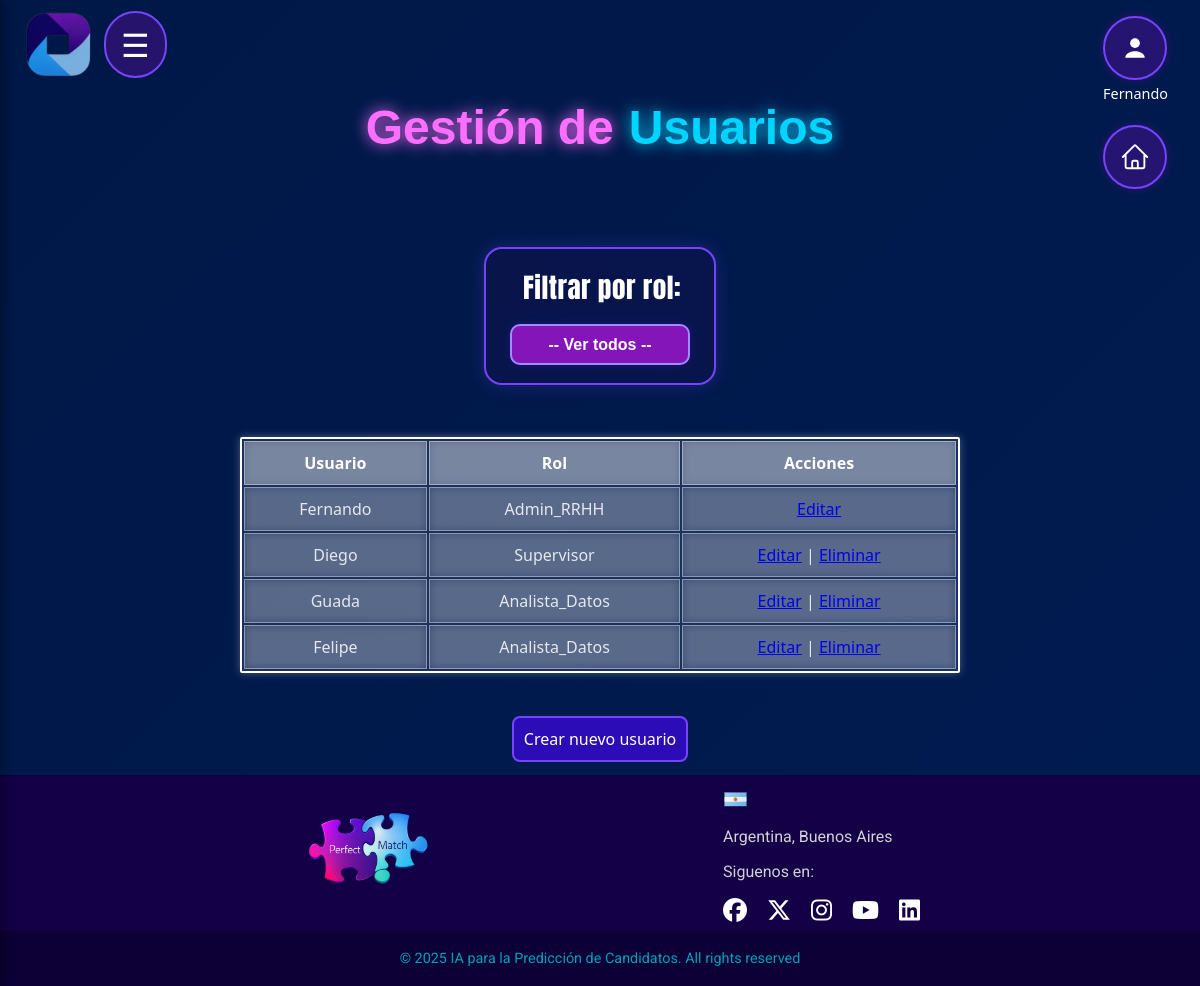
The app's page /gestionar_usuarios (signed in), older data.
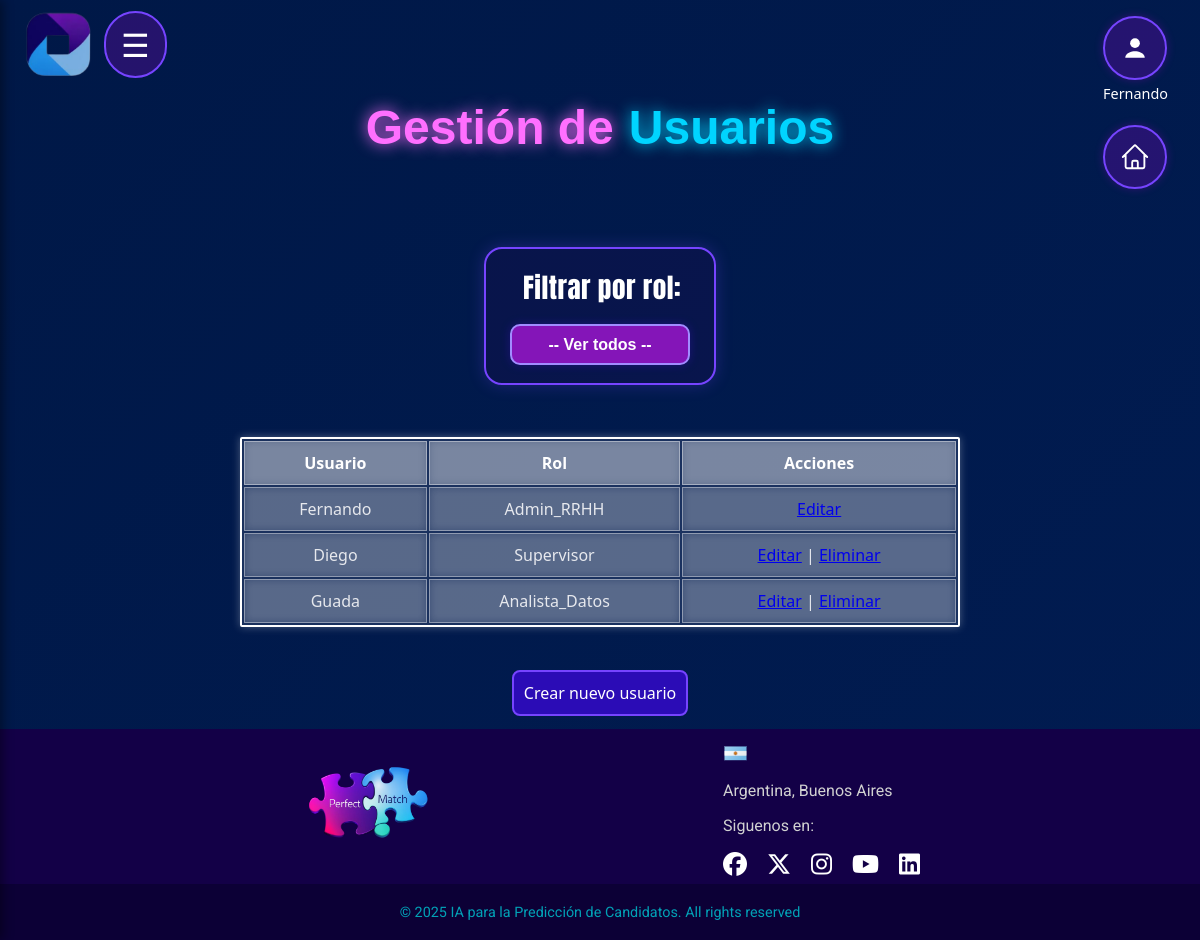
The same page, newer data.
### app.py (models this page shows)
class Usuario(db.Model):
    __tablename__ = 'usuario'
    id = db.Column(db.Integer, primary_key=True)
    username = db.Column(db.String(100), nullable=False, unique=True)
    password = db.Column(db.String(100), nullable=False)
    type = db.Column(db.String(50), nullable=False)

### app.py (the view)
@app.route('/gestionar_usuarios', methods=['GET', 'POST'])
@login_required(roles=["Admin_RRHH"])
def gestionar_usuarios():
    filtro = request.args.get('rol')
    if filtro:
        usuarios = Usuario.query.filter(Usuario.type == filtro).all()
    else:
        usuarios = Usuario.query.all()
    return render_template('gestionarUsuarios.html', usuarios=usuarios, filtro=filtro)

### app.py (called while the page is built)
def login_required(roles=None):
    def decorator(f):
        @wraps(f)
        def wrapped(*args, **kwargs):
            if 'username' not in session:
                return redirect(url_for('login'))
            if roles and session.get('type') not in roles:
                return "Acceso no autorizado"
            return f(*args, **kwargs)
        return wrapped
    return decorator

### templates/gestionarUsuarios.html (shortened to what this page needs)
<!DOCTYPE html>
<html lang="es">
<head>
  <link rel="stylesheet" href="{{ url_for('static', filename='gestionarUsuarios.css') }}">
  <link rel="stylesheet" href="https://cdnjs.cloudflare.com/ajax/libs/font-awesome/6.5.0/css/all.min.css">
  <link rel="stylesheet" href="{{ url_for('static', filename='css/header_general.css') }}">
  <link rel="stylesheet" href="{{ url_for('static', filename='css/menu.css') }}">
  <link rel="stylesheet" href="{{ url_for('static', filename='css/footer.css') }}">
  <link rel="stylesheet" href="{{ url_for('static', filename='css/fragments/particles.css') }}">
  <link rel="stylesheet" href="{{ url_for('static', filename='css/fragments/titles.css') }}">
</head>
<body>
  {% include "fragments/particles.html" %}
  {% include "layout/header_general.html" %}
  {% include "layout/menu.html" %}
  <h1><p class="title-perfect-violet">Gestión de </p><p class="title-match-blue">Usuarios</p></h1>
  <form method="GET" action="{{ url_for('gestionar_usuarios') }}">
    <label class="filtro-label">Filtrar por rol:</label>
    <select name="rol" class="custom-select" onchange="this.form.submit()">
      <option value="">-- Ver todos --</option>
    </select>
  </form>
  <table>
    <thead>
      <tr>
        <th>Usuario</th>
        <th>Rol</th>
        <th>Acciones</th>
      </tr>
    </thead>
    <tbody>
      {% for u in usuarios %}
      <tr>
        <td>{{ u.username }}</td>
        <td>{{ u.type }}</td>
        <td>
          <a href="{{ url_for('editar_usuario', id=u.id, type=u.type) }}"> Editar</a>
          {% if u.type != "Admin_RRHH" %}
          | <a href="{{ url_for('eliminar_usuario', id=u.id) }}"
            onclick="return confirm('¿Eliminar usuario?')">Eliminar</a>
          {% endif %}
        </td>
      </tr>
      {% endfor %}
    </tbody>
  </table>
  <div class="submenu">
    <a href="{{ url_for('crear_usuario') }}">Crear nuevo usuario</a>
  </div>
  {% include "layout/footer.html" %}
</body>
</html>

### templates/fragments/particles.html (shortened to what this page needs)
    <div class="particles">
    </div>

### templates/layout/header_general.html (shortened to what this page needs)
<header>
    <div>
        <img class="logo" src="{{ url_for('static', filename='images/logoApptitudAI.png') }}" alt="Logo de ApptitudAI">
    </div>
    <div class="user-menu-wrapper">
        <label for="user-toggle" class="user-main">
            <div class="user-button">
                <svg viewBox="0 0 16 16" xmlns="http://www.w3.org/2000/svg" width="26" height="26">
                    <circle cx="8" cy="5" r="3" fill="#ffffff" />
                    <path d="M2 14c0-3 4-4 6-4s6 1 6 4" fill="#ffffff" />
                </svg>
            </div>
            <div class="user-name">
                <p style="color: white; margin: 4px 0 0 0; font-size: 0.9rem;">{{ session.get('username') }}</p>
            </div>
        </label>
        {% if show_home_icon is not defined or show_home_icon %}
        <a href="{{ url_for('predecir') }}" class="user-main" title="Volver al inicio" style="margin-left: 18px; margin-top: 0;">
            <div class="user-button">
            </div>
        </a>
        {% endif %}
    </div>
</header>

### templates/layout/menu.html (shortened to what this page needs)
<label for="menu-toggle" class="menu-icon">&#9776;</label>

### templates/layout/footer.html
<footer class="footer">
    <div class="footer-content">
        <div class="footer-logo">
            <img src="{{ url_for('static', filename='images/logoPerfectMatch.png') }}" alt="PF Image">
        </div>
        <div class="footer-contacts">
            <div class="footer-country">
                <div class="address">
                    <img src="{{ url_for('static', filename='images/ArgentinaS.png') }}" alt="Argentina Flag">
                    <p>Argentina, Buenos Aires</p>
                    <p>Siguenos en:</p>
                    <div class="social-media">
                        <a href="#"><i class="fa-brands fa-facebook"></i></a>
                        <a href="#"><i class="fa-brands fa-x-twitter"></i></a>
                        <a href="#"><i class="fa-brands fa-instagram"></i></a>
                        <a href="#"><i class="fa-brands fa-youtube"></i></a>
                        <a href="#"><i class="fa-brands fa-linkedin"></i></a>
                    </div>
                </div>
            </div>
        </div>
    </div>
    <div class="footer-bottom">
        <p>© 2025 IA para la Predicción de Candidatos. All rights reserved</p>
    </div>
</footer>

### static/gestionarUsuarios.css (style rules this page uses)
html { background: #5A189A; }
body { display: flex; flex-direction: column; justify-content: center; align-items: center; min-height: 100vh; margin: 0; padding: 0; font-family: 'Segoe UI', sans-serif; background: linear-gradient(135deg, #001847, #011d55, #2a0047, #390061); background-size: 400% 400%; animation: gradient 15s ease infinite; }
h1 { font-family: "Erica One", sans-serif; font-size: 3rem; width: fit-content; text-align: center; border-radius: 32px; border: none; color: #fefefe; text-shadow: -3px 3px 0px #49007e, 3px -3px 0px #2f00d9; transition: all 0.3s ease-in-out; min-width: 100%; display: flex; align-items: center; justify-content: center; gap: 15px; margin-top: 5rem; padding: 0; position: relative; }
form { animation: elevar 2s ease-out forwards; margin: 2.5rem auto 2rem auto; padding: 18px 24px; border-radius: 18px; max-width: 340px; background: rgba(44,0,80,0.18); border: 2px solid #7644ff; box-shadow: 0 0 16px #7644ff44; text-align: center; }
.filtro-label { font-family: 'Space Grotesk', sans-serif; font-size: 1.2rem; color: #a259ff; margin-bottom: 8px; display: block; font-weight: 600; letter-spacing: 0.5px; }
.custom-select { background-color: #3815b8; color: #fff; border: 2px solid #a18cff; border-radius: 10px; padding: 10px 15px; font-size: 1rem; margin-top: 8px; margin-bottom: 0; appearance: none; -webkit-appearance: none; -moz-appearance: none; cursor: pointer; text-align: center; text-align-last: center; box-shadow: 0 0 10px rgba(56, 21, 184, 0.4); transition: background-color 0.3s, box-shadow 0.3s; }
.custom-select option { background-color: #3815b8; color: #fff; text-align: center; }
input, select, button { text-decoration: none; color: rgba(255, 255, 255, 0.8); font-size: 1.2rem; font-weight: bold; margin: 10px auto; padding: 12px 14px; border-radius: 8px; background-color: rgba(255, 255, 255, 0.2); border: none; transition: all 0.3s ease-in-out; width: 180px; }
.filtro-label { display: block; font-family: 'Anton', sans-serif; font-size: 1.7rem; font-weight: 500; color: #ffffff; margin-bottom: 0.5rem; padding-left: 4px; transition: color 0.3s ease; }
.custom-select { background-color: #8415b8; color: white; border: 2px solid #a18cff; border-radius: 10px; padding: 10px 15px; font-size: 1rem; appearance: none; -webkit-appearance: none; -moz-appearance: none; cursor: pointer; text-align: center; text-align-last: center; box-shadow: 0 0 10px rgba(56, 21, 184, 0.4); transition: background-color 0.3s ease, box-shadow 0.3s ease; }
.custom-select option { background-color: #3815b8; color: white; text-align: center; }
table { max-width: 60%; width: 100%; border-collapse: separate; background-color: rgba(255, 255, 255, 0.1); color: rgba(255, 255, 255, 0.85); border-radius: 2px; border: 2px solid #fff; box-shadow: 0 0 8px rgba(255, 255, 255, 0.3); transition: all 0.3s ease-in-out; animation: elevar 2s ease-out forwards; margin-bottom: 30px; margin-left: auto; margin-right: auto; margin-top: 20px; }
table th, table td { padding: 10px 14px; text-align: center; border: 1px solid rgba(255, 255, 255, 0.4); backdrop-filter: blur(4px); }
table th { background-color: rgba(255, 255, 255, 0.2); color: #fff; font-weight: bold; }
table tr:nth-child(even), table tr:nth-child(odd) { background-color: rgba(255, 255, 255, 0.1); }

### static/css/header_general.css (style rules this page uses)
header { display: flex; flex-wrap: nowrap; align-items: center; justify-content: space-between; width: 100%; box-sizing: border-box; top: 0; z-index: 10; position: absolute; padding: 10px 20px; background-color: transparent; }
.logo { margin-left: 5px; max-height: 70px; max-width: 100%; }
.user-menu-wrapper { top: 1rem; right: 2rem; position: fixed; }
.user-main { cursor: pointer; }
.user-button { background-color: rgba(183, 0, 255, 0.2); border: 2px solid #7644ff; box-shadow: 0 0 8px rgba(161, 0, 201, 0.3); border-radius: 50%; width: 60px; height: 60px; display: flex; align-items: center; justify-content: center; transition: background-color 0.3s; }

### static/css/fragments/particles.css (style rules this page uses)
.particles { position: fixed; top: 0; left: 0; width: 100%; height: 100%; pointer-events: none; z-index: 1; overflow: hidden; }

### static/css/fragments/titles.css (style rules this page uses)
.title-perfect-violet { color: #ff6fff; text-shadow: 0 0 15px #ff6fff; animation: fadeInUp 1s ease-out 0.4s both; margin: 20px 0; }
.title-match-blue { color: #00d4ff; text-shadow: 0 0 15px #00d4ff; animation: fadeInRight 1s ease-out 0.6s both; margin: 20px 0; }

Row changes from the older to the newer data that the page shows:
removed Usuario: username "Felipe", type "Analista_Datos"
